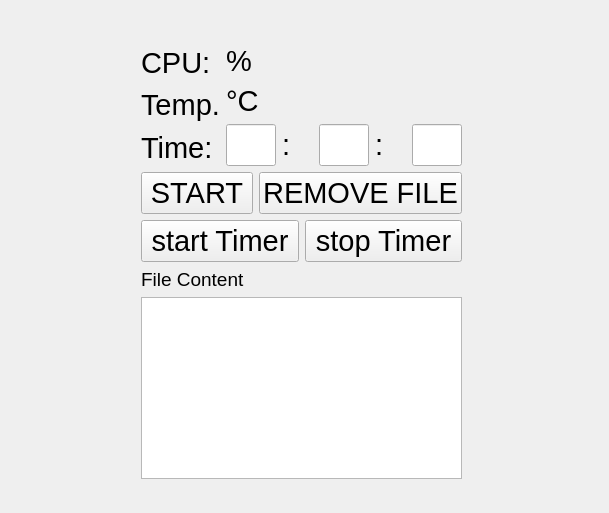
<?xml version="1.0" encoding="UTF-8"?>
<ui version="4.0">
 <class>BurnCpu</class>
 <widget class="QWidget" name="BurnCpu">
  <property name="geometry">
   <rect>
    <x>0</x>
    <y>0</y>
    <width>609</width>
    <height>513</height>
   </rect>
  </property>
  <property name="windowTitle">
   <string>MainWindow</string>
  </property>
  <layout class="QVBoxLayout" name="verticalLayout">
   <item>
    <widget class="QWidget" name="centralWidget" native="true">
     <property name="minimumSize">
      <size>
       <width>50</width>
       <height>0</height>
      </size>
     </property>
     <widget class="QWidget" name="">
      <property name="geometry">
       <rect>
        <x>119</x>
        <y>22</y>
        <width>343</width>
        <height>457</height>
       </rect>
      </property>
      <layout class="QVBoxLayout" name="verticalLayout_4">
       <item>
        <layout class="QHBoxLayout" name="horizontalLayout_2">
         <item>
          <layout class="QVBoxLayout" name="verticalLayout_2">
           <item>
            <widget class="QLabel" name="cpuusagetext">
             <property name="maximumSize">
              <size>
               <width>16777215</width>
               <height>16777213</height>
              </size>
             </property>
             <property name="font">
              <font>
               <pointsize>22</pointsize>
              </font>
             </property>
             <property name="text">
              <string>CPU:</string>
             </property>
            </widget>
           </item>
           <item>
            <widget class="QLabel" name="cputemperaturetext">
             <property name="font">
              <font>
               <pointsize>22</pointsize>
              </font>
             </property>
             <property name="text">
              <string>Temp.</string>
             </property>
            </widget>
           </item>
           <item>
            <widget class="QLabel" name="time">
             <property name="font">
              <font>
               <pointsize>22</pointsize>
              </font>
             </property>
             <property name="text">
              <string>Time:</string>
             </property>
            </widget>
           </item>
          </layout>
         </item>
         <item>
          <layout class="QVBoxLayout" name="verticalLayout_3">
           <item>
            <widget class="QLabel" name="cpuusagevalue">
             <property name="font">
              <font>
               <pointsize>22</pointsize>
              </font>
             </property>
             <property name="text">
              <string>%</string>
             </property>
            </widget>
           </item>
           <item>
            <widget class="QLabel" name="cputempvalue">
             <property name="font">
              <font>
               <pointsize>22</pointsize>
              </font>
             </property>
             <property name="text">
              <string>°C</string>
             </property>
            </widget>
           </item>
           <item>
            <layout class="QHBoxLayout" name="horizontalLayout">
             <item>
              <widget class="QLineEdit" name="lineEdit_timerH">
               <property name="minimumSize">
                <size>
                 <width>50</width>
                 <height>0</height>
                </size>
               </property>
               <property name="maximumSize">
                <size>
                 <width>30</width>
                 <height>16777215</height>
                </size>
               </property>
               <property name="font">
                <font>
                 <pointsize>22</pointsize>
                </font>
               </property>
              </widget>
             </item>
             <item>
              <widget class="QLabel" name="label_9">
               <property name="font">
                <font>
                 <pointsize>22</pointsize>
                </font>
               </property>
               <property name="text">
                <string>:</string>
               </property>
              </widget>
             </item>
             <item>
              <widget class="QLineEdit" name="lineEdit_timerM">
               <property name="minimumSize">
                <size>
                 <width>50</width>
                 <height>0</height>
                </size>
               </property>
               <property name="maximumSize">
                <size>
                 <width>30</width>
                 <height>16777215</height>
                </size>
               </property>
               <property name="font">
                <font>
                 <pointsize>22</pointsize>
                </font>
               </property>
              </widget>
             </item>
             <item>
              <widget class="QLabel" name="label_10">
               <property name="font">
                <font>
                 <pointsize>22</pointsize>
                </font>
               </property>
               <property name="text">
                <string>:</string>
               </property>
              </widget>
             </item>
             <item>
              <widget class="QLineEdit" name="lineEdit_timerS">
               <property name="minimumSize">
                <size>
                 <width>50</width>
                 <height>0</height>
                </size>
               </property>
               <property name="maximumSize">
                <size>
                 <width>30</width>
                 <height>16777215</height>
                </size>
               </property>
               <property name="font">
                <font>
                 <pointsize>22</pointsize>
                </font>
               </property>
               <property name="text">
                <string/>
               </property>
              </widget>
             </item>
            </layout>
           </item>
          </layout>
         </item>
        </layout>
       </item>
       <item>
        <layout class="QHBoxLayout" name="horizontalLayout_3">
         <item>
          <widget class="QPushButton" name="pushButton">
           <property name="font">
            <font>
             <pointsize>22</pointsize>
            </font>
           </property>
           <property name="text">
            <string>START</string>
           </property>
          </widget>
         </item>
         <item>
          <widget class="QPushButton" name="pushButton_removefile">
           <property name="font">
            <font>
             <pointsize>22</pointsize>
            </font>
           </property>
           <property name="text">
            <string>REMOVE FILE</string>
           </property>
          </widget>
         </item>
        </layout>
       </item>
       <item>
        <layout class="QHBoxLayout" name="horizontalLayout_4">
         <item>
          <widget class="QPushButton" name="pushButton_startTimer">
           <property name="font">
            <font>
             <pointsize>22</pointsize>
            </font>
           </property>
           <property name="text">
            <string>start Timer</string>
           </property>
          </widget>
         </item>
         <item>
          <widget class="QPushButton" name="pushButton_stopTimer">
           <property name="font">
            <font>
             <pointsize>22</pointsize>
            </font>
           </property>
           <property name="text">
            <string>stop Timer</string>
           </property>
          </widget>
         </item>
        </layout>
       </item>
       <item>
        <widget class="QLabel" name="label">
         <property name="font">
          <font>
           <pointsize>14</pointsize>
          </font>
         </property>
         <property name="text">
          <string>File Content</string>
         </property>
        </widget>
       </item>
       <item>
        <widget class="QTextBrowser" name="textBrowser"/>
       </item>
      </layout>
     </widget>
    </widget>
   </item>
   <item>
    <widget class="QToolBar" name="mainToolBar"/>
   </item>
  </layout>
 </widget>
 <layoutdefault spacing="6" margin="11"/>
 <resources/>
 <connections/>
</ui>
